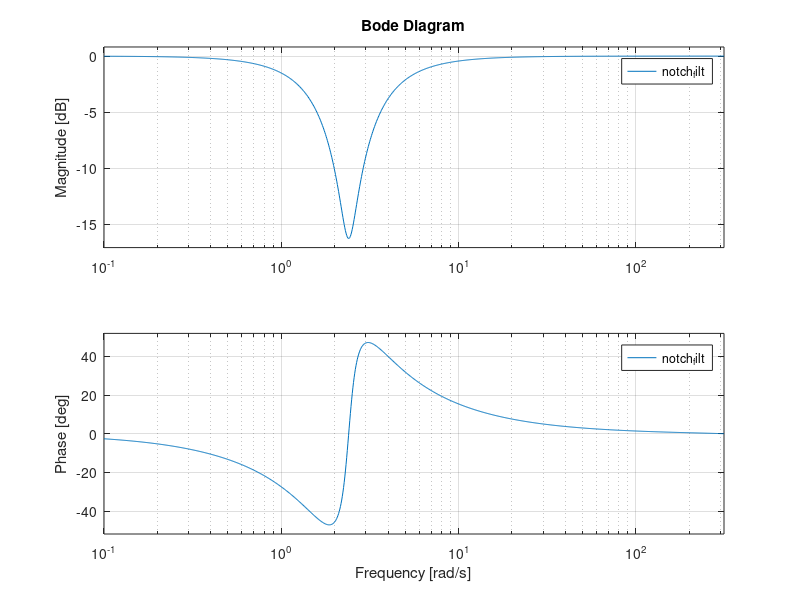

The MATLAB script that drew this image:
%% ROSCO Filters

clear;

%% Notch Filter

DT = 0.01;

omega = 2.4;
BetaNum = 0.1;
BetaDen = 0.65;

K = 2.0/DT;
b2 = (K^2.0 + 2.0*omega*BetaNum*K + omega^2.0)/(K^2.0 + 2.0*omega*BetaDen*K + omega^2.0);
b1 = (2.0*omega^2.0 - 2.0*K^2.0)  / (K^2.0 + 2.0*omega*BetaDen*K + omega^2.0);
b0 = (K^2.0 - 2.0*omega*BetaNum*K + omega^2.0) / (K^2.0 + 2.0*omega*BetaDen*K + omega^2.0);
a1 = (2.0*omega^2.0 - 2.0*K^2.0)  / (K^2.0 + 2.0*omega*BetaDen*K + omega^2.0);
a0 = (K^2.0 - 2.0*omega*BetaDen*K + omega^2.0)/ (K^2.0 + 2.0*omega*BetaDen*K + omega^2.0);

notch_filt = tf([b2,b1,b0],[1,a1,a0],DT)


figure(1);
bode(notch_filt)
